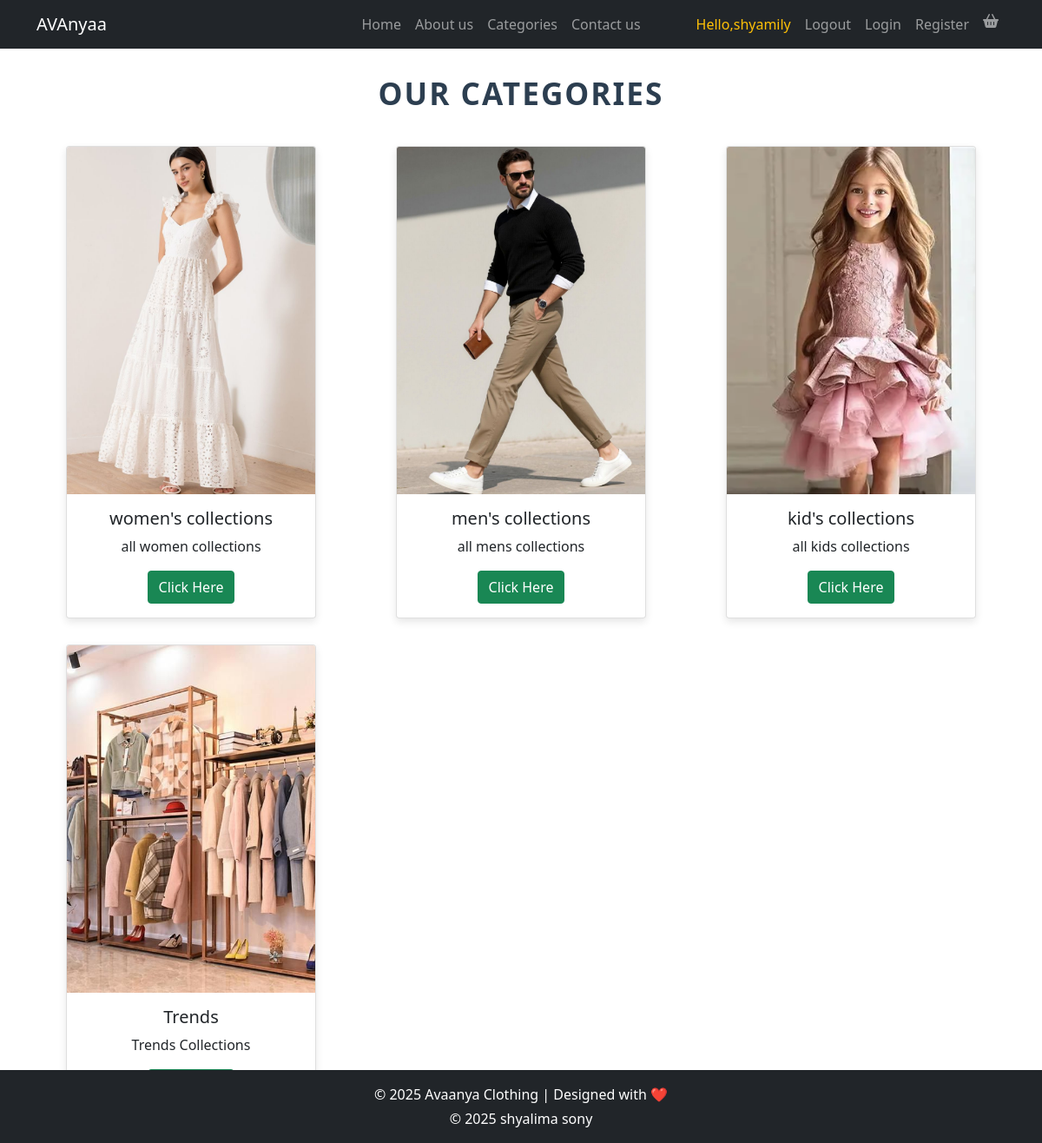
Page /category/ (signed in) on the committed database.
### backend/models.py (models this page shows, shortened)
class pro_category(models.Model):
    pro_name=models.CharField(max_length=50)
    pro_description=models.CharField(max_length=200)
    pro_cat_image=models.ImageField(upload_to="category_image")

### frontend/views.py (the view)
# urls.py: path("category/",category,name="category"),
def category(request):
    data=pro_category.objects.all()
    return render(request,"category.html",{"data":data})

### frontend/context_processors.py (called while the page is built)
def cart_count(request):
    if request.user.is_authenticated:
        count = Cart.objects.filter(user=request.user).count()
    else:
        count = 0
    return {'cart_count': count}

### frontend/templates/category.html (shortened to what this page needs)
{% extends 'index.html' %} {% block content %}
<div>
    <h1 class="category-heading">Our Categories</h1>
    <div class="container">
        <div class="row">
            {% for i in data %}
             <div class="col-md-4 d-flex justify-content-center">
                <div class="card" style="width: 18rem;"> <img src="{{ i.pro_cat_image.url }}" class="card-img-top"
                        alt="{{ i.pro_name }}">
                    <div class="card-body text-center">
                        <h5 class="card-title">{{ i.pro_name }}</h5>
                        <p class="card-text">{{ i.pro_description }}</p>
                        <a href="{% url 'product' i.id %}" class="btn btn-success">Click Here</a>
                    </div>
                </div>
            </div>
            {% endfor %}
        </div>
    </div>
</div> {% endblock %}

### frontend/templates/index.html (shortened to what this page needs)
{% load static %}
<link href="https://cdn.jsdelivr.net/npm/bootstrap@5.0.2/dist/css/bootstrap.min.css" rel="stylesheet"
>
<link rel="stylesheet" href="https://cdnjs.cloudflare.com/ajax/libs/font-awesome/6.5.1/css/all.min.css" />
<nav class="custom-navbar navbar navbar navbar-expand-lg navbar-dark bg-dark" aria-label="Avaanya navigation bar">
    <div class="container">
        <a class="navbar-brand" href="{% url 'index' %}"><span>AVAnyaa</span></a>
        <div class="collapse navbar-collapse" id="navbarsFurni">
            <ul class="custom-navbar-nav navbar-nav ms-auto mb-2 mb-lg-0">
                <li class="nav-item active">
                    <a class="nav-link" href="{% url 'index' %}">Home</a>
                </li>
                <li><a class="nav-link" href="{% url 'about' %}">About us</a></li>
                <li><a class="nav-link" href="{% url 'category' %}">Categories</a></li>
                <li><a class="nav-link" href="{% url 'contact' %}">Contact us</a></li>
            </ul>
            <ul class="custom-navbar-cta navbar-nav mb-2 mb-lg-0 ms-lg-5">
                <li class="nav-item d-none d-lg-block">
                    <a class="nav-link text-warning" href="">Hello,{{ user.username }}</a>
                </li>
                <li class="nav-item">
                    <a class="nav-link" href="{% url 'logout' %}">Logout</a>
                </li>
                <li class="nav-item">
                    <a class="nav-link" href="{%url 'login' %}">Login</a>
                </li>
                <li class="nav-item">
                    <a class="nav-link" href="{% url 'register' %}">Register</a>
                </li>
                <li class="nav-item position-relative">
    <a class="nav-link" href="{% url 'view_cart' %}">
        <i class="fas fa-shopping-basket"></i>
    </a>
</li>
            </ul>
        </div>
    </div>
</nav>
{% block content %}{% endblock %}
<footer class="bg-dark text-white text-center p-3 fixed-bottom">
    <div class="container">
        <p class="mb-1">&copy; 2025 Avaanya Clothing | Designed with ❤️</p>
        <p class="mb-0">&copy; 2025 shyalima sony</p>
    </div>
</footer>

### frontend/templates/category.html (style rules this page uses)
.category-heading { text-align: center; font-size: 2.2rem; font-weight: 700; color: #2c3e50; margin: 30px 0 40px 0; text-transform: uppercase; letter-spacing: 2px; }
.card { margin-bottom: 30px; box-shadow: 0 4px 10px rgba(0, 0, 0, 0.1); transition: transform 0.2s ease, box-shadow 0.2s ease; }
.card img { height: 400px; object-fit: cover; }

### rows in the picture
pro_category: pro_cat_image (picture), pro_name "women's collections", pro_description "all women collections"
pro_category: pro_cat_image (picture), pro_name "men's collections", pro_description "all mens collections"
pro_category: pro_cat_image (picture), pro_name "kid's collections", pro_description "all kids collections"
pro_category: pro_cat_image (picture), pro_name "Trends", pro_description "Trends Collections"

### other values in the picture
{{ user.username }} "shyamily"
